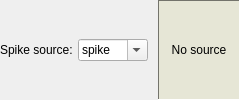
          <widget class="QFrame" name="spikesrcframe">
           <property name="frameShape">
            <enum>QFrame::NoFrame</enum>
           </property>
           <property name="frameShadow">
            <enum>QFrame::Raised</enum>
           </property>
           <layout class="QHBoxLayout">
            <property name="spacing">
             <number>10</number>
            </property>
            <property name="margin">
             <number>0</number>
            </property>
            <item>
             <widget class="QFrame" name="Frame6_2_3_2_2_2">
              <property name="sizePolicy">
               <sizepolicy hsizetype="Minimum" vsizetype="Minimum">
                <horstretch>0</horstretch>
                <verstretch>0</verstretch>
               </sizepolicy>
              </property>
              <property name="frameShape">
               <enum>QFrame::NoFrame</enum>
              </property>
              <property name="frameShadow">
               <enum>QFrame::Raised</enum>
              </property>
              <layout class="QHBoxLayout">
               <property name="spacing">
                <number>5</number>
               </property>
               <property name="margin">
                <number>0</number>
               </property>
               <item>
                <widget class="QLabel" name="TextLabel2_2_3_2_2_2">
                 <property name="sizePolicy">
                  <sizepolicy hsizetype="Minimum" vsizetype="Minimum">
                   <horstretch>0</horstretch>
                   <verstretch>0</verstretch>
                  </sizepolicy>
                 </property>
                 <property name="text">
                  <string>Spike source:</string>
                 </property>
                 <property name="wordWrap">
                  <bool>false</bool>
                 </property>
                </widget>
               </item>
               <item>
                <widget class="QComboBox" name="spikesrc">
                 <property name="toolTip">
                  <string>Server to read spike information from</string>
                 </property>
                 <property name="editable">
                  <bool>true</bool>
                 </property>
                 <property name="autoCompletion">
                  <bool>false</bool>
                 </property>
                 <item>
                  <property name="text">
                   <string>spike</string>
                  </property>
                 </item>
                 <item>
                  <property name="text">
                   <string>respike</string>
                  </property>
                 </item>
                </widget>
               </item>
              </layout>
             </widget>
            </item>
            <item>
             <widget class="QLabel" name="spikestatus">
              <property name="sizePolicy">
               <sizepolicy hsizetype="Minimum" vsizetype="Minimum">
                <horstretch>0</horstretch>
                <verstretch>0</verstretch>
               </sizepolicy>
              </property>
              <property name="minimumSize">
               <size>
                <width>80</width>
                <height>20</height>
               </size>
              </property>
              <property name="palette">
               <palette>
                <active>
                 <colorrole role="WindowText">
                  <brush brushstyle="SolidPattern">
                   <color alpha="255">
                    <red>0</red>
                    <green>0</green>
                    <blue>0</blue>
                   </color>
                  </brush>
                 </colorrole>
                 <colorrole role="Button">
                  <brush brushstyle="SolidPattern">
                   <color alpha="255">
                    <red>230</red>
                    <green>230</green>
                    <blue>214</blue>
                   </color>
                  </brush>
                 </colorrole>
                 <colorrole role="Light">
                  <brush brushstyle="SolidPattern">
                   <color alpha="255">
                    <red>255</red>
                    <green>255</green>
                    <blue>255</blue>
                   </color>
                  </brush>
                 </colorrole>
                 <colorrole role="Midlight">
                  <brush brushstyle="SolidPattern">
                   <color alpha="255">
                    <red>242</red>
                    <green>242</green>
                    <blue>234</blue>
                   </color>
                  </brush>
                 </colorrole>
                 <colorrole role="Dark">
                  <brush brushstyle="SolidPattern">
                   <color alpha="255">
                    <red>115</red>
                    <green>115</green>
                    <blue>107</blue>
                   </color>
                  </brush>
                 </colorrole>
                 <colorrole role="Mid">
                  <brush brushstyle="SolidPattern">
                   <color alpha="255">
                    <red>153</red>
                    <green>153</green>
                    <blue>143</blue>
                   </color>
                  </brush>
                 </colorrole>
                 <colorrole role="Text">
                  <brush brushstyle="SolidPattern">
                   <color alpha="255">
                    <red>0</red>
                    <green>0</green>
                    <blue>0</blue>
                   </color>
                  </brush>
                 </colorrole>
                 <colorrole role="BrightText">
                  <brush brushstyle="SolidPattern">
                   <color alpha="255">
                    <red>255</red>
                    <green>255</green>
                    <blue>255</blue>
                   </color>
                  </brush>
                 </colorrole>
                 <colorrole role="ButtonText">
                  <brush brushstyle="SolidPattern">
                   <color alpha="255">
                    <red>0</red>
                    <green>0</green>
                    <blue>0</blue>
                   </color>
                  </brush>
                 </colorrole>
                 <colorrole role="Base">
                  <brush brushstyle="SolidPattern">
                   <color alpha="255">
                    <red>255</red>
                    <green>255</green>
                    <blue>255</blue>
                   </color>
                  </brush>
                 </colorrole>
                 <colorrole role="Window">
                  <brush brushstyle="SolidPattern">
                   <color alpha="255">
                    <red>230</red>
                    <green>230</green>
                    <blue>214</blue>
                   </color>
                  </brush>
                 </colorrole>
                 <colorrole role="Shadow">
                  <brush brushstyle="SolidPattern">
                   <color alpha="255">
                    <red>0</red>
                    <green>0</green>
                    <blue>0</blue>
                   </color>
                  </brush>
                 </colorrole>
                 <colorrole role="AlternateBase">
                  <brush brushstyle="SolidPattern">
                   <color alpha="255">
                    <red>242</red>
                    <green>242</green>
                    <blue>234</blue>
                   </color>
                  </brush>
                 </colorrole>
                 <colorrole role="ToolTipBase">
                  <brush brushstyle="SolidPattern">
                   <color alpha="255">
                    <red>255</red>
                    <green>255</green>
                    <blue>220</blue>
                   </color>
                  </brush>
                 </colorrole>
                 <colorrole role="ToolTipText">
                  <brush brushstyle="SolidPattern">
                   <color alpha="255">
                    <red>0</red>
                    <green>0</green>
                    <blue>0</blue>
                   </color>
                  </brush>
                 </colorrole>
                </active>
                <inactive>
                 <colorrole role="WindowText">
                  <brush brushstyle="SolidPattern">
                   <color alpha="255">
                    <red>0</red>
                    <green>0</green>
                    <blue>0</blue>
                   </color>
                  </brush>
                 </colorrole>
                 <colorrole role="Button">
                  <brush brushstyle="SolidPattern">
                   <color alpha="255">
                    <red>230</red>
                    <green>230</green>
                    <blue>214</blue>
                   </color>
                  </brush>
                 </colorrole>
                 <colorrole role="Light">
                  <brush brushstyle="SolidPattern">
                   <color alpha="255">
                    <red>255</red>
                    <green>255</green>
                    <blue>255</blue>
                   </color>
                  </brush>
                 </colorrole>
                 <colorrole role="Midlight">
                  <brush brushstyle="SolidPattern">
                   <color alpha="255">
                    <red>242</red>
                    <green>242</green>
                    <blue>234</blue>
                   </color>
                  </brush>
                 </colorrole>
                 <colorrole role="Dark">
                  <brush brushstyle="SolidPattern">
                   <color alpha="255">
                    <red>115</red>
                    <green>115</green>
                    <blue>107</blue>
                   </color>
                  </brush>
                 </colorrole>
                 <colorrole role="Mid">
                  <brush brushstyle="SolidPattern">
                   <color alpha="255">
                    <red>153</red>
                    <green>153</green>
                    <blue>143</blue>
                   </color>
                  </brush>
                 </colorrole>
                 <colorrole role="Text">
                  <brush brushstyle="SolidPattern">
                   <color alpha="255">
                    <red>0</red>
                    <green>0</green>
                    <blue>0</blue>
                   </color>
                  </brush>
                 </colorrole>
                 <colorrole role="BrightText">
                  <brush brushstyle="SolidPattern">
                   <color alpha="255">
                    <red>255</red>
                    <green>255</green>
                    <blue>255</blue>
                   </color>
                  </brush>
                 </colorrole>
                 <colorrole role="ButtonText">
                  <brush brushstyle="SolidPattern">
                   <color alpha="255">
                    <red>0</red>
                    <green>0</green>
                    <blue>0</blue>
                   </color>
                  </brush>
                 </colorrole>
                 <colorrole role="Base">
                  <brush brushstyle="SolidPattern">
                   <color alpha="255">
                    <red>255</red>
                    <green>255</green>
                    <blue>255</blue>
                   </color>
                  </brush>
                 </colorrole>
                 <colorrole role="Window">
                  <brush brushstyle="SolidPattern">
                   <color alpha="255">
                    <red>230</red>
                    <green>230</green>
                    <blue>214</blue>
                   </color>
                  </brush>
                 </colorrole>
                 <colorrole role="Shadow">
                  <brush brushstyle="SolidPattern">
                   <color alpha="255">
                    <red>0</red>
                    <green>0</green>
                    <blue>0</blue>
                   </color>
                  </brush>
                 </colorrole>
                 <colorrole role="AlternateBase">
                  <brush brushstyle="SolidPattern">
                   <color alpha="255">
                    <red>242</red>
                    <green>242</green>
                    <blue>234</blue>
                   </color>
                  </brush>
                 </colorrole>
                 <colorrole role="ToolTipBase">
                  <brush brushstyle="SolidPattern">
                   <color alpha="255">
                    <red>255</red>
                    <green>255</green>
                    <blue>220</blue>
                   </color>
                  </brush>
                 </colorrole>
                 <colorrole role="ToolTipText">
                  <brush brushstyle="SolidPattern">
                   <color alpha="255">
                    <red>0</red>
                    <green>0</green>
                    <blue>0</blue>
                   </color>
                  </brush>
                 </colorrole>
                </inactive>
                <disabled>
                 <colorrole role="WindowText">
                  <brush brushstyle="SolidPattern">
                   <color alpha="255">
                    <red>115</red>
                    <green>115</green>
                    <blue>107</blue>
                   </color>
                  </brush>
                 </colorrole>
                 <colorrole role="Button">
                  <brush brushstyle="SolidPattern">
                   <color alpha="255">
                    <red>230</red>
                    <green>230</green>
                    <blue>214</blue>
                   </color>
                  </brush>
                 </colorrole>
                 <colorrole role="Light">
                  <brush brushstyle="SolidPattern">
                   <color alpha="255">
                    <red>255</red>
                    <green>255</green>
                    <blue>255</blue>
                   </color>
                  </brush>
                 </colorrole>
                 <colorrole role="Midlight">
                  <brush brushstyle="SolidPattern">
                   <color alpha="255">
                    <red>242</red>
                    <green>242</green>
                    <blue>234</blue>
                   </color>
                  </brush>
                 </colorrole>
                 <colorrole role="Dark">
                  <brush brushstyle="SolidPattern">
                   <color alpha="255">
                    <red>115</red>
                    <green>115</green>
                    <blue>107</blue>
                   </color>
                  </brush>
                 </colorrole>
                 <colorrole role="Mid">
                  <brush brushstyle="SolidPattern">
                   <color alpha="255">
                    <red>153</red>
                    <green>153</green>
                    <blue>143</blue>
                   </color>
                  </brush>
                 </colorrole>
                 <colorrole role="Text">
                  <brush brushstyle="SolidPattern">
                   <color alpha="255">
                    <red>115</red>
                    <green>115</green>
                    <blue>107</blue>
                   </color>
                  </brush>
                 </colorrole>
                 <colorrole role="BrightText">
                  <brush brushstyle="SolidPattern">
                   <color alpha="255">
                    <red>255</red>
                    <green>255</green>
                    <blue>255</blue>
                   </color>
                  </brush>
                 </colorrole>
                 <colorrole role="ButtonText">
                  <brush brushstyle="SolidPattern">
                   <color alpha="255">
                    <red>115</red>
                    <green>115</green>
                    <blue>107</blue>
                   </color>
                  </brush>
                 </colorrole>
                 <colorrole role="Base">
                  <brush brushstyle="SolidPattern">
                   <color alpha="255">
                    <red>230</red>
                    <green>230</green>
                    <blue>214</blue>
                   </color>
                  </brush>
                 </colorrole>
                 <colorrole role="Window">
                  <brush brushstyle="SolidPattern">
                   <color alpha="255">
                    <red>230</red>
                    <green>230</green>
                    <blue>214</blue>
                   </color>
                  </brush>
                 </colorrole>
                 <colorrole role="Shadow">
                  <brush brushstyle="SolidPattern">
                   <color alpha="255">
                    <red>0</red>
                    <green>0</green>
                    <blue>0</blue>
                   </color>
                  </brush>
                 </colorrole>
                 <colorrole role="AlternateBase">
                  <brush brushstyle="SolidPattern">
                   <color alpha="255">
                    <red>230</red>
                    <green>230</green>
                    <blue>214</blue>
                   </color>
                  </brush>
                 </colorrole>
                 <colorrole role="ToolTipBase">
                  <brush brushstyle="SolidPattern">
                   <color alpha="255">
                    <red>255</red>
                    <green>255</green>
                    <blue>220</blue>
                   </color>
                  </brush>
                 </colorrole>
                 <colorrole role="ToolTipText">
                  <brush brushstyle="SolidPattern">
                   <color alpha="255">
                    <red>0</red>
                    <green>0</green>
                    <blue>0</blue>
                   </color>
                  </brush>
                 </colorrole>
                </disabled>
               </palette>
              </property>
              <property name="toolTip">
               <string>Status of the spike stream</string>
              </property>
              <property name="autoFillBackground">
               <bool>true</bool>
              </property>
              <property name="frameShape">
               <enum>QFrame::Panel</enum>
              </property>
              <property name="frameShadow">
               <enum>QFrame::Sunken</enum>
              </property>
              <property name="text">
               <string>No source</string>
              </property>
              <property name="alignment">
               <set>Qt::AlignCenter</set>
              </property>
              <property name="wordWrap">
               <bool>false</bool>
              </property>
             </widget>
            </item>
           </layout>
          </widget>
